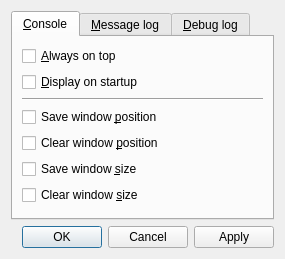
<?xml version="1.0" encoding="UTF-8"?>
<ui version="4.0">
 <class>DEBUGCONSOLEOPTIONSDIALOGUI_C</class>
 <widget class="QDialog" name="DEBUGCONSOLEOPTIONSDIALOGUI_C">
  <property name="geometry">
   <rect>
    <x>0</x>
    <y>0</y>
    <width>285</width>
    <height>259</height>
   </rect>
  </property>
  <property name="sizePolicy">
   <sizepolicy hsizetype="Fixed" vsizetype="Fixed">
    <horstretch>0</horstretch>
    <verstretch>0</verstretch>
   </sizepolicy>
  </property>
  <property name="windowTitle">
   <string>Debug console options</string>
  </property>
  <layout class="QVBoxLayout" name="verticalLayout">
   <item>
    <widget class="QTabWidget" name="m_pTabWidget">
     <property name="enabled">
      <bool>true</bool>
     </property>
     <property name="sizePolicy">
      <sizepolicy hsizetype="Minimum" vsizetype="Minimum">
       <horstretch>0</horstretch>
       <verstretch>0</verstretch>
      </sizepolicy>
     </property>
     <property name="currentIndex">
      <number>0</number>
     </property>
     <widget class="QWidget" name="m_pConsoleTab">
      <attribute name="title">
       <string>&amp;Console</string>
      </attribute>
      <layout class="QVBoxLayout" name="verticalLayout_2">
       <item>
        <widget class="QCheckBox" name="m_pConsoleAlwaysOnTopCheckBox">
         <property name="text">
          <string>&amp;Always on top</string>
         </property>
        </widget>
       </item>
       <item>
        <widget class="QCheckBox" name="m_pConsoleDisplayOnStartupCheckBox">
         <property name="text">
          <string>&amp;Display on startup</string>
         </property>
        </widget>
       </item>
       <item>
        <widget class="Line" name="m_pLine">
         <property name="orientation">
          <enum>Qt::Horizontal</enum>
         </property>
        </widget>
       </item>
       <item>
        <widget class="QCheckBox" name="m_pConsoleSaveWindowPositionCheckBox">
         <property name="text">
          <string>Save window &amp;position</string>
         </property>
        </widget>
       </item>
       <item>
        <widget class="QCheckBox" name="m_pConsoleClearWindowPositionCheckBox">
         <property name="text">
          <string>Clear window &amp;position</string>
         </property>
        </widget>
       </item>
       <item>
        <widget class="QCheckBox" name="m_pConsoleSaveWindowSizeCheckBox">
         <property name="text">
          <string>Save window &amp;size</string>
         </property>
        </widget>
       </item>
       <item>
        <widget class="QCheckBox" name="m_pConsoleClearWindowSizeCheckBox">
         <property name="text">
          <string>Clear window &amp;size</string>
         </property>
        </widget>
       </item>
      </layout>
     </widget>
     <widget class="QWidget" name="m_pMessageLogTab">
      <attribute name="title">
       <string>&amp;Message log</string>
      </attribute>
      <layout class="QVBoxLayout" name="verticalLayout_3">
       <item>
        <widget class="QCheckBox" name="m_pMessageLogAutoRefreshCheckBox">
         <property name="text">
          <string>&amp;Auto refresh</string>
         </property>
        </widget>
       </item>
       <item>
        <widget class="QCheckBox" name="m_pMessageLogMergeDuplicatesCheckBox">
         <property name="text">
          <string>Merge duplicates</string>
         </property>
        </widget>
       </item>
       <item>
        <widget class="QCheckBox" name="m_pMessageLogRemovePathsCheckBox">
         <property name="text">
          <string>Remove paths from filenames</string>
         </property>
        </widget>
       </item>
       <item>
        <spacer name="m_pMessageLogVSpacer">
         <property name="orientation">
          <enum>Qt::Vertical</enum>
         </property>
         <property name="sizeHint" stdset="0">
          <size>
           <width>1</width>
           <height>1</height>
          </size>
         </property>
        </spacer>
       </item>
      </layout>
     </widget>
     <widget class="QWidget" name="m_pDebugLogTab">
      <attribute name="title">
       <string>&amp;Debug log</string>
      </attribute>
      <layout class="QVBoxLayout" name="verticalLayout_4">
       <item>
        <widget class="QCheckBox" name="m_pDebugLogAutoRefreshCheckBox">
         <property name="text">
          <string>&amp;Auto refresh</string>
         </property>
        </widget>
       </item>
       <item>
        <spacer name="m_pDebugLogVSpacer">
         <property name="orientation">
          <enum>Qt::Vertical</enum>
         </property>
         <property name="sizeHint" stdset="0">
          <size>
           <width>1</width>
           <height>1</height>
          </size>
         </property>
        </spacer>
       </item>
      </layout>
     </widget>
    </widget>
   </item>
   <item>
    <widget class="QDialogButtonBox" name="m_pDialogBoxButtonBox">
     <property name="orientation">
      <enum>Qt::Horizontal</enum>
     </property>
     <property name="standardButtons">
      <set>QDialogButtonBox::Apply|QDialogButtonBox::Cancel|QDialogButtonBox::Ok</set>
     </property>
    </widget>
   </item>
  </layout>
 </widget>
 <resources/>
 <connections>
  <connection>
   <sender>m_pDialogBoxButtonBox</sender>
   <signal>clicked(QAbstractButton*)</signal>
   <receiver>DEBUGCONSOLEOPTIONSDIALOGUI_C</receiver>
   <slot>DialogBoxButtonClicked(QAbstractButton*)</slot>
   <hints>
    <hint type="sourcelabel">
     <x>275</x>
     <y>249</y>
    </hint>
    <hint type="destinationlabel">
     <x>284</x>
     <y>258</y>
    </hint>
   </hints>
  </connection>
  <connection>
   <sender>m_pConsoleAlwaysOnTopCheckBox</sender>
   <signal>clicked()</signal>
   <receiver>DEBUGCONSOLEOPTIONSDIALOGUI_C</receiver>
   <slot>DialogBoxDataChanged()</slot>
   <hints>
    <hint type="sourcelabel">
     <x>92</x>
     <y>55</y>
    </hint>
    <hint type="destinationlabel">
     <x>24</x>
     <y>290</y>
    </hint>
   </hints>
  </connection>
  <connection>
   <sender>m_pConsoleDisplayOnStartupCheckBox</sender>
   <signal>clicked()</signal>
   <receiver>DEBUGCONSOLEOPTIONSDIALOGUI_C</receiver>
   <slot>DialogBoxDataChanged()</slot>
   <hints>
    <hint type="sourcelabel">
     <x>113</x>
     <y>83</y>
    </hint>
    <hint type="destinationlabel">
     <x>126</x>
     <y>308</y>
    </hint>
   </hints>
  </connection>
  <connection>
   <sender>m_pConsoleSaveWindowPositionCheckBox</sender>
   <signal>clicked()</signal>
   <receiver>DEBUGCONSOLEOPTIONSDIALOGUI_C</receiver>
   <slot>DialogBoxDataChanged()</slot>
   <hints>
    <hint type="sourcelabel">
     <x>88</x>
     <y>119</y>
    </hint>
    <hint type="destinationlabel">
     <x>97</x>
     <y>300</y>
    </hint>
   </hints>
  </connection>
  <connection>
   <sender>m_pConsoleClearWindowPositionCheckBox</sender>
   <signal>clicked()</signal>
   <receiver>DEBUGCONSOLEOPTIONSDIALOGUI_C</receiver>
   <slot>DialogBoxDataChanged()</slot>
   <hints>
    <hint type="sourcelabel">
     <x>173</x>
     <y>139</y>
    </hint>
    <hint type="destinationlabel">
     <x>171</x>
     <y>323</y>
    </hint>
   </hints>
  </connection>
  <connection>
   <sender>m_pConsoleSaveWindowSizeCheckBox</sender>
   <signal>clicked()</signal>
   <receiver>DEBUGCONSOLEOPTIONSDIALOGUI_C</receiver>
   <slot>DialogBoxDataChanged()</slot>
   <hints>
    <hint type="sourcelabel">
     <x>49</x>
     <y>174</y>
    </hint>
    <hint type="destinationlabel">
     <x>63</x>
     <y>348</y>
    </hint>
   </hints>
  </connection>
  <connection>
   <sender>m_pConsoleClearWindowSizeCheckBox</sender>
   <signal>clicked()</signal>
   <receiver>DEBUGCONSOLEOPTIONSDIALOGUI_C</receiver>
   <slot>DialogBoxDataChanged()</slot>
   <hints>
    <hint type="sourcelabel">
     <x>75</x>
     <y>196</y>
    </hint>
    <hint type="destinationlabel">
     <x>69</x>
     <y>374</y>
    </hint>
   </hints>
  </connection>
  <connection>
   <sender>m_pDebugLogAutoRefreshCheckBox</sender>
   <signal>clicked()</signal>
   <receiver>DEBUGCONSOLEOPTIONSDIALOGUI_C</receiver>
   <slot>DialogBoxDataChanged()</slot>
   <hints>
    <hint type="sourcelabel">
     <x>71</x>
     <y>65</y>
    </hint>
    <hint type="destinationlabel">
     <x>60</x>
     <y>294</y>
    </hint>
   </hints>
  </connection>
  <connection>
   <sender>m_pMessageLogAutoRefreshCheckBox</sender>
   <signal>clicked()</signal>
   <receiver>DEBUGCONSOLEOPTIONSDIALOGUI_C</receiver>
   <slot>DialogBoxDataChanged()</slot>
   <hints>
    <hint type="sourcelabel">
     <x>89</x>
     <y>65</y>
    </hint>
    <hint type="destinationlabel">
     <x>82</x>
     <y>302</y>
    </hint>
   </hints>
  </connection>
  <connection>
   <sender>m_pMessageLogMergeDuplicatesCheckBox</sender>
   <signal>clicked()</signal>
   <receiver>DEBUGCONSOLEOPTIONSDIALOGUI_C</receiver>
   <slot>DialogBoxDataChanged()</slot>
   <hints>
    <hint type="sourcelabel">
     <x>266</x>
     <y>81</y>
    </hint>
    <hint type="destinationlabel">
     <x>142</x>
     <y>129</y>
    </hint>
   </hints>
  </connection>
  <connection>
   <sender>m_pMessageLogRemovePathsCheckBox</sender>
   <signal>clicked()</signal>
   <receiver>DEBUGCONSOLEOPTIONSDIALOGUI_C</receiver>
   <slot>DialogBoxDataChanged()</slot>
   <hints>
    <hint type="sourcelabel">
     <x>142</x>
     <y>107</y>
    </hint>
    <hint type="destinationlabel">
     <x>142</x>
     <y>129</y>
    </hint>
   </hints>
  </connection>
 </connections>
 <slots>
  <slot>DialogBoxButtonClicked(QAbstractButton*)</slot>
  <slot>DialogBoxDataChanged()</slot>
 </slots>
</ui>
